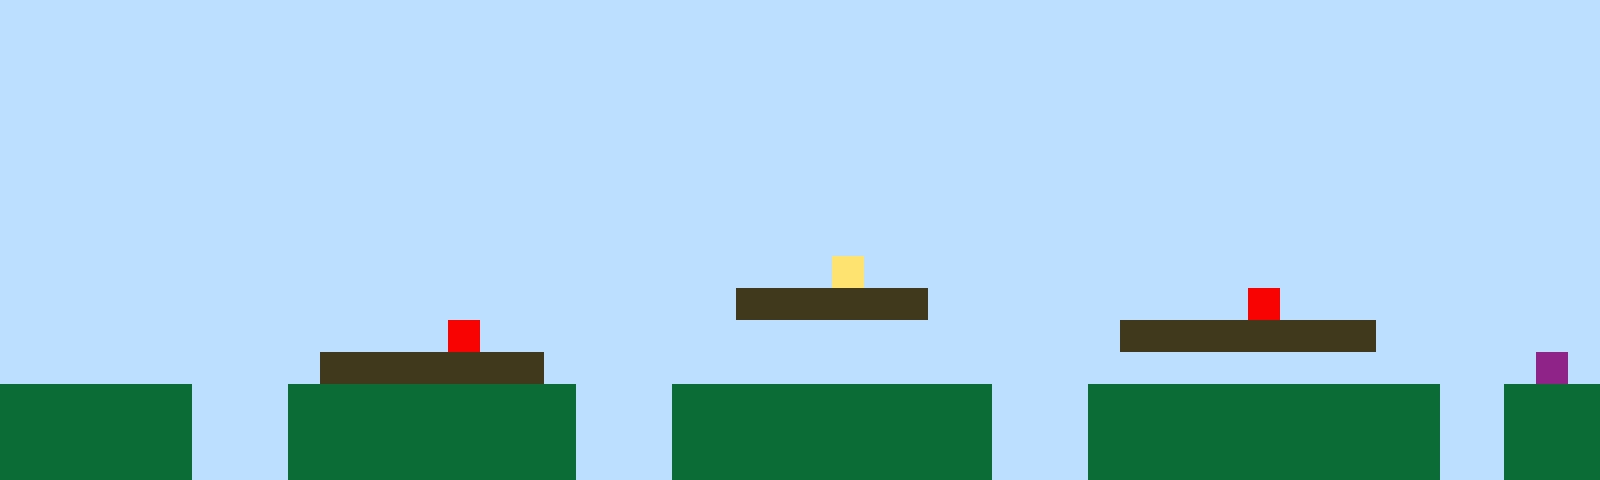

This game map was drawn from its Tiled (.tmx) file and the tilesets committed beside it. A one-line description and the full map source follow:
An orthogonal 50x15 tile map with 32x32 px tiles, 1 tile layer (Tile Layer 1).

<map version="1.10" tiledversion="1.11.2" orientation="orthogonal" renderorder="right-up" width="50" height="15" tilewidth="32" tileheight="32" infinite="0" nextlayerid="2" nextobjectid="1"><editorsettings><export target="map1.csv" format="csv" /></editorsettings><tileset firstgid="1" name="sprites" tilewidth="32" tileheight="32" tilecount="6" columns="3"><image source="sprites.png" width="96" height="64" /></tileset><layer id="1" name="Tile Layer 1" width="50" height="15"><data encoding="csv">1,1,1,1,1,1,1,1,1,1,1,1,1,1,1,1,1,1,1,1,1,1,1,1,1,1,1,1,1,1,1,1,1,1,1,1,1,1,1,1,1,1,1,1,1,1,1,1,1,1,1,1,1,1,1,1,1,1,1,1,1,1,1,1,1,1,1,1,1,1,1,1,1,1,1,1,1,1,1,1,1,1,1,1,1,1,1,1,1,1,1,1,1,1,1,1,1,1,1,1,1,1,1,1,1,1,1,1,1,1,1,1,1,1,1,1,1,1,1,1,1,1,1,1,1,1,1,1,1,1,1,1,1,1,1,1,1,1,1,1,1,1,1,1,1,1,1,1,1,1,1,1,1,1,1,1,1,1,1,1,1,1,1,1,1,1,1,1,1,1,1,1,1,1,1,1,1,1,1,1,1,1,1,1,1,1,1,1,1,1,1,1,1,1,1,1,1,1,1,1,1,1,1,1,1,1,1,1,1,1,1,1,1,1,1,1,1,1,1,1,1,1,1,1,1,1,1,1,1,1,1,1,1,1,1,1,1,1,1,1,1,1,1,1,1,1,1,1,1,1,1,1,1,1,1,1,1,1,1,1,1,1,1,1,1,1,1,1,1,1,1,1,1,1,1,1,1,1,1,1,1,1,1,1,1,1,1,1,1,1,1,1,1,1,1,1,1,1,1,1,1,1,1,1,1,1,1,1,1,1,1,1,1,1,1,1,1,1,1,1,1,1,1,1,1,1,1,1,1,1,1,1,1,1,1,1,1,1,1,1,1,1,1,1,1,1,1,1,1,1,1,1,1,1,1,1,1,1,1,1,1,1,1,1,1,1,1,1,1,1,1,1,1,1,1,1,1,1,1,1,1,1,1,1,1,1,1,1,1,1,1,1,1,1,1,1,1,1,1,1,1,1,1,1,1,1,1,1,1,1,1,1,1,1,1,1,1,1,1,1,1,1,1,1,1,1,4,1,1,1,1,1,1,1,1,1,1,1,1,1,1,1,1,1,1,1,1,1,1,1,1,1,1,1,1,1,1,1,1,1,1,1,1,1,1,1,1,1,1,1,1,1,1,3,3,3,3,3,3,1,1,1,1,1,1,1,1,1,1,5,1,1,1,1,1,1,1,1,1,1,1,1,1,1,1,1,1,1,1,1,1,1,1,1,5,1,1,1,1,1,1,1,1,1,1,1,1,1,1,1,1,1,1,1,1,3,3,3,3,3,3,3,3,1,1,1,1,1,1,1,1,1,1,1,1,1,1,1,1,1,3,3,3,3,3,3,3,1,1,1,1,1,1,1,1,1,1,1,1,1,1,1,1,1,1,1,1,1,1,1,1,1,1,1,1,1,1,1,6,1,2,2,2,2,2,2,1,1,1,2,2,2,2,2,2,2,2,2,1,1,1,2,2,2,2,2,2,2,2,2,2,1,1,1,2,2,2,2,2,2,2,2,2,2,2,1,1,2,2,2,2,2,2,2,2,2,1,1,1,2,2,2,2,2,2,2,2,2,1,1,1,2,2,2,2,2,2,2,2,2,2,1,1,1,2,2,2,2,2,2,2,2,2,2,2,1,1,2,2,2,2,2,2,2,2,2,1,1,1,2,2,2,2,2,2,2,2,2,1,1,1,2,2,2,2,2,2,2,2,2,2,1,1,1,2,2,2,2,2,2,2,2,2,2,2,1,1,2,2,2</data></layer></map>
